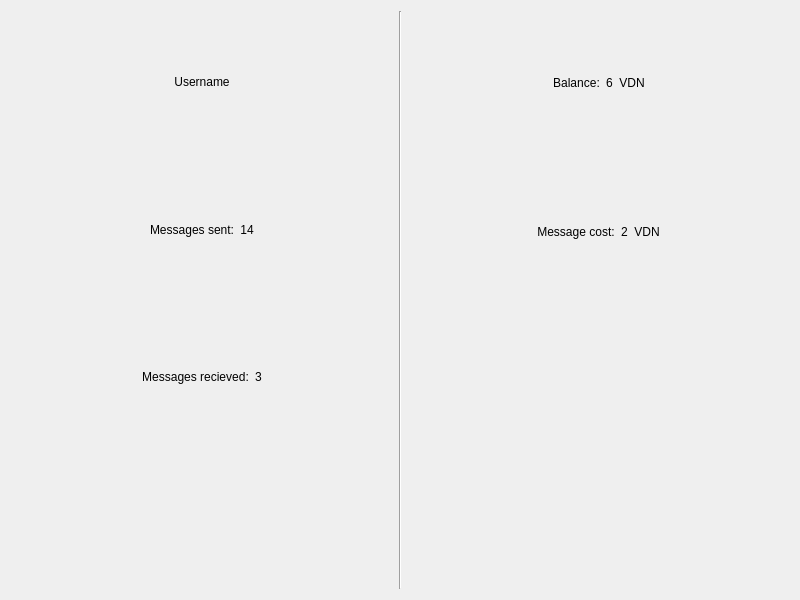
<?xml version="1.0" encoding="UTF-8"?>
<ui version="4.0">
 <class>settings_information</class>
 <widget class="QWidget" name="settings_information">
  <property name="geometry">
   <rect>
    <x>0</x>
    <y>0</y>
    <width>800</width>
    <height>600</height>
   </rect>
  </property>
  <property name="minimumSize">
   <size>
    <width>800</width>
    <height>600</height>
   </size>
  </property>
  <property name="windowTitle">
   <string>Form</string>
  </property>
  <layout class="QGridLayout" name="gridLayout">
   <item row="0" column="0">
    <layout class="QHBoxLayout" name="horizontalLayout_5">
     <item>
      <layout class="QVBoxLayout" name="verticalLayout" stretch="1,1,1,1">
       <item>
        <widget class="QLabel" name="label">
         <property name="text">
          <string>Username</string>
         </property>
         <property name="alignment">
          <set>Qt::AlignCenter</set>
         </property>
        </widget>
       </item>
       <item>
        <layout class="QHBoxLayout" name="horizontalLayout">
         <item>
          <spacer name="horizontalSpacer">
           <property name="orientation">
            <enum>Qt::Horizontal</enum>
           </property>
           <property name="sizeHint" stdset="0">
            <size>
             <width>40</width>
             <height>20</height>
            </size>
           </property>
          </spacer>
         </item>
         <item>
          <widget class="QLabel" name="label_2">
           <property name="text">
            <string>Messages sent:</string>
           </property>
           <property name="alignment">
            <set>Qt::AlignCenter</set>
           </property>
          </widget>
         </item>
         <item>
          <widget class="QLabel" name="label_5">
           <property name="text">
            <string>14</string>
           </property>
           <property name="alignment">
            <set>Qt::AlignCenter</set>
           </property>
          </widget>
         </item>
         <item>
          <spacer name="horizontalSpacer_2">
           <property name="orientation">
            <enum>Qt::Horizontal</enum>
           </property>
           <property name="sizeHint" stdset="0">
            <size>
             <width>40</width>
             <height>20</height>
            </size>
           </property>
          </spacer>
         </item>
        </layout>
       </item>
       <item>
        <layout class="QHBoxLayout" name="horizontalLayout_2">
         <item>
          <spacer name="horizontalSpacer_7">
           <property name="orientation">
            <enum>Qt::Horizontal</enum>
           </property>
           <property name="sizeHint" stdset="0">
            <size>
             <width>40</width>
             <height>20</height>
            </size>
           </property>
          </spacer>
         </item>
         <item>
          <widget class="QLabel" name="label_3">
           <property name="text">
            <string>Messages recieved:</string>
           </property>
           <property name="alignment">
            <set>Qt::AlignCenter</set>
           </property>
          </widget>
         </item>
         <item>
          <widget class="QLabel" name="label_6">
           <property name="text">
            <string>3</string>
           </property>
           <property name="alignment">
            <set>Qt::AlignCenter</set>
           </property>
          </widget>
         </item>
         <item>
          <spacer name="horizontalSpacer_8">
           <property name="orientation">
            <enum>Qt::Horizontal</enum>
           </property>
           <property name="sizeHint" stdset="0">
            <size>
             <width>40</width>
             <height>20</height>
            </size>
           </property>
          </spacer>
         </item>
        </layout>
       </item>
       <item>
        <spacer name="verticalSpacer_2">
         <property name="orientation">
          <enum>Qt::Vertical</enum>
         </property>
         <property name="sizeHint" stdset="0">
          <size>
           <width>20</width>
           <height>40</height>
          </size>
         </property>
        </spacer>
       </item>
      </layout>
     </item>
     <item>
      <widget class="Line" name="line">
       <property name="orientation">
        <enum>Qt::Vertical</enum>
       </property>
      </widget>
     </item>
     <item>
      <layout class="QVBoxLayout" name="verticalLayout_2" stretch="1,1,2">
       <item>
        <layout class="QHBoxLayout" name="horizontalLayout_4">
         <item>
          <spacer name="horizontalSpacer_3">
           <property name="orientation">
            <enum>Qt::Horizontal</enum>
           </property>
           <property name="sizeHint" stdset="0">
            <size>
             <width>40</width>
             <height>20</height>
            </size>
           </property>
          </spacer>
         </item>
         <item>
          <widget class="QLabel" name="label_4">
           <property name="text">
            <string>Balance:</string>
           </property>
           <property name="alignment">
            <set>Qt::AlignCenter</set>
           </property>
          </widget>
         </item>
         <item>
          <widget class="QLabel" name="label_7">
           <property name="text">
            <string>6</string>
           </property>
           <property name="alignment">
            <set>Qt::AlignCenter</set>
           </property>
          </widget>
         </item>
         <item>
          <widget class="QLabel" name="label_10">
           <property name="text">
            <string>VDN</string>
           </property>
           <property name="alignment">
            <set>Qt::AlignCenter</set>
           </property>
          </widget>
         </item>
         <item>
          <spacer name="horizontalSpacer_4">
           <property name="orientation">
            <enum>Qt::Horizontal</enum>
           </property>
           <property name="sizeHint" stdset="0">
            <size>
             <width>40</width>
             <height>20</height>
            </size>
           </property>
          </spacer>
         </item>
        </layout>
       </item>
       <item>
        <layout class="QHBoxLayout" name="horizontalLayout_3">
         <item>
          <spacer name="horizontalSpacer_5">
           <property name="orientation">
            <enum>Qt::Horizontal</enum>
           </property>
           <property name="sizeHint" stdset="0">
            <size>
             <width>40</width>
             <height>20</height>
            </size>
           </property>
          </spacer>
         </item>
         <item>
          <widget class="QLabel" name="label_8">
           <property name="text">
            <string>Message cost:</string>
           </property>
           <property name="alignment">
            <set>Qt::AlignCenter</set>
           </property>
          </widget>
         </item>
         <item>
          <widget class="QLabel" name="label_9">
           <property name="text">
            <string>2</string>
           </property>
           <property name="alignment">
            <set>Qt::AlignCenter</set>
           </property>
          </widget>
         </item>
         <item>
          <widget class="QLabel" name="label_11">
           <property name="text">
            <string>VDN</string>
           </property>
           <property name="alignment">
            <set>Qt::AlignCenter</set>
           </property>
          </widget>
         </item>
         <item>
          <spacer name="horizontalSpacer_6">
           <property name="orientation">
            <enum>Qt::Horizontal</enum>
           </property>
           <property name="sizeHint" stdset="0">
            <size>
             <width>40</width>
             <height>20</height>
            </size>
           </property>
          </spacer>
         </item>
        </layout>
       </item>
       <item>
        <spacer name="verticalSpacer_3">
         <property name="orientation">
          <enum>Qt::Vertical</enum>
         </property>
         <property name="sizeHint" stdset="0">
          <size>
           <width>20</width>
           <height>40</height>
          </size>
         </property>
        </spacer>
       </item>
      </layout>
     </item>
    </layout>
   </item>
  </layout>
 </widget>
 <resources/>
 <connections/>
</ui>
